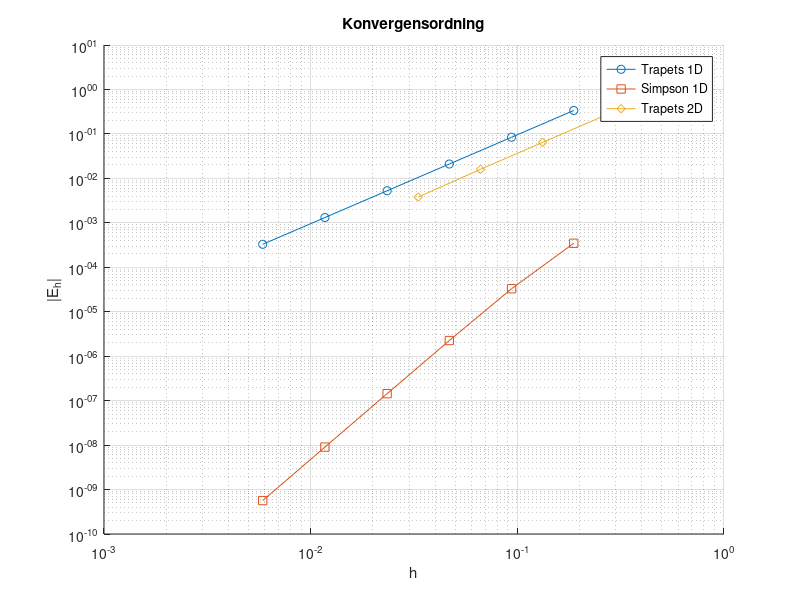

Write the MATLAB code that produced this figure.
function u1_c_error_analysis
% Konvergensstudie för 1D- och 2D-metoder, med n och h beräknade systematiskt

%% Parametrar
R     = 3;
alpha = 0.9;
L     = 3*sqrt(2);      % storlek på kvadraten i 2D

% referens-n ("nästan exakta" lösningar)
nRef1D = 2^14;          % referens för 1D
nRef2D = 2^9;           % referens för 2D

% start-n och antal förfiningssteg
n1D_start   = 2^4;      % första n i 1D (motsvarar 16)
numLevels1D = 6;        % antal förfiningar => 16,32,...,16*2^(6-1)=512

n2D_start   = 2^3;      % första n i 2D (8)
numLevels2D = 5;        % => 8,16,32,64,128

% vilka 1D-metoder som ska jämföras
quad1D      = {@trap1d, @simpson1d};
quadNames1D = {'Trapets 1D','Simpson 1D'};
markers1D   = {'o-','s-'};

%% 1) REFERENSLÖSNINGAR
% 1D: använd Simpson med väldigt fin grid
Vref1D = volume1D(@simpson1d, R, alpha, nRef1D);

% 2D: trapets med fin grid
Vref2D = volume2D(alpha, R, L, nRef2D);

%% 2) FEL FÖR 1D-METODER (systematisk förfining)
nList1D      = zeros(1,numLevels1D);
h1           = zeros(1,numLevels1D);
err1D_all    = zeros(numel(quad1D), numLevels1D);

n = n1D_start;
for k = 1:numLevels1D
    nList1D(k) = n;
    h1(k)      = R / n;

    % beräkna fel för varje 1D-kvadratur vid detta n
    for m = 1:numel(quad1D)
        V = volume1D(quad1D{m}, R, alpha, n);
        err1D_all(m,k) = abs(V - Vref1D);
    end

    n = 2*n;  % halvera steglängden (dubblera n)
end

%% 3) FEL FÖR 2D-TRAPETS (systematisk förfining)
nList2D = zeros(1,numLevels2D);
h2      = zeros(1,numLevels2D);
err2D   = zeros(1,numLevels2D);

n = n2D_start;
for k = 1:numLevels2D
    nList2D(k) = n;
    h2(k)      = L / n;

    V = volume2D(alpha, R, L, n);
    err2D(k) = abs(V - Vref2D);

    n = 2*n;
end

%% 3b) UTSKRIFT AV NOGGRANNHETSORDNING

fprintf('\n--------------------------------------\n');
fprintf('   Beräknad noggrannhetsordning\n');
fprintf('--------------------------------------\n');

% Ordning för 1D-metoder (log-log regression)
for m = 1:numel(quad1D)
    p_est = polyfit(log(h1), log(err1D_all(m,:)), 1);
    fprintf('%s: p ≈ %.3f\n', quadNames1D{m}, p_est(1));   % p ≈ ordning
end

% Ordning för 2D-trapets
p_est_2D = polyfit(log(h2), log(err2D), 1);
fprintf('Trapets 2D: p ≈ %.3f\n', p_est_2D(1));
fprintf('--------------------------------------\n\n');

%% 4) PLOT AV FELEN
figure; hold on;
for m = 1:numel(quad1D)
    loglog(h1, err1D_all(m,:), markers1D{m}, 'DisplayName', quadNames1D{m});
end
loglog(h2, err2D, 'd-', 'DisplayName','Trapets 2D');

grid on;
xlabel('h');
ylabel('|E_h|');
legend('Location','best');
title('Konvergensordning');
end



%% GENERELLA HJÄLPFUNKTIONER 

function V = volume1D(quadFun, R, alpha, n)
% 2*pi * ∫_0^R [g(R)-g(r)] r dr med vald kvadratur
I = quadFun(@(r) integrand(r,alpha,R), 0, R, n);
V = 2*pi*I;
end

function V = volume2D(alpha,R,L,n)
% Volym via 2D-trapets på kvadrat [-L/2,L/2]^2
h = L/n;
x = linspace(-L/2, L/2, n+1);
y = x;
[X,Y] = meshgrid(x,y);
r = sqrt(X.^2 + Y.^2);

G = g_glass(R,alpha) - g_glass(r,alpha);
G(r>R) = 0;                     % utanför glaset = 0
V = trap2d(G, h, h);
end

function val = integrand(r, alpha, R)
val = (g_glass(R,alpha) - g_glass(r,alpha)) .* r;
end

function g = g_glass(r, alpha)
R = 3;
g = 6 .* r.^3 .* exp(-r) .* (3 + 2*sin(alpha*R)) ./ (3 + 2*sin(alpha*r));
end

function I = trap1d(f, a, b, n)
x = linspace(a,b,n+1);
h = (b-a)/n;
y = f(x);
I = h * (0.5*y(1) + sum(y(2:end-1)) + 0.5*y(end));
end

function I = simpson1d(f, a, b, n)
if mod(n,2) ~= 0, error('Simpson kräver jämnt n.'); end
x = linspace(a,b,n+1);
h = (b-a)/n;
y = f(x);
I = h/3 * (y(1) + y(end) + 4*sum(y(2:2:end)) + 2*sum(y(3:2:end-1)));
end

function I = trap2d(F,hx,hy)
Irow = hx * (0.5*F(:,1) + sum(F(:,2:end-1),2) + 0.5*F(:,end));
I    = hy * (0.5*Irow(1) + sum(Irow(2:end-1)) + 0.5*Irow(end));
end
